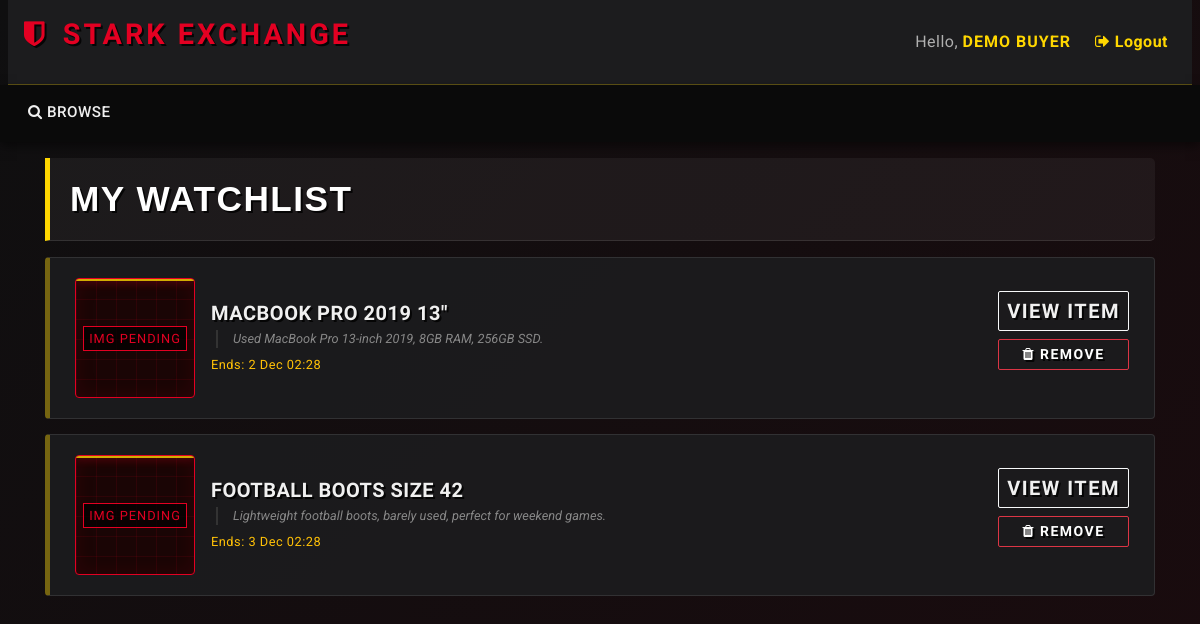
Screenshot of /mywatchlist.php (signed in) with the database file from the repository.
### tables this page shows
CREATE TABLE watchlist (
    user_id    INT NOT NULL,
    auction_id INT NOT NULL,

    PRIMARY KEY (user_id, auction_id),

    CONSTRAINT fk_watchlist_user
        FOREIGN KEY (user_id)
        REFERENCES users(user_id)
        ON DELETE CASCADE
        ON UPDATE CASCADE,

    CONSTRAINT fk_watchlist_auction
        FOREIGN KEY (auction_id)
        REFERENCES auctions(auction_id)
        ON DELETE CASCADE
        ON UPDATE CASCADE
);

CREATE TABLE items (
    item_id      INT AUTO_INCREMENT PRIMARY KEY,
    title        VARCHAR(255) NOT NULL,
    description  TEXT,
    
     
    image_path   VARCHAR(255) DEFAULT NULL, 
     

    category_id  INT NOT NULL,
    seller_id    INT NOT NULL,
    created_at   DATETIME NOT NULL DEFAULT CURRENT_TIMESTAMP,

    CONSTRAINT fk_items_category
        FOREIGN KEY (category_id)
        REFERENCES categories(category_id)
        ON DELETE RESTRICT
        ON UPDATE CASCADE,

    CONSTRAINT fk_items_seller
        FOREIGN KEY (seller_id)
        REFERENCES users(user_id)
        ON DELETE CASCADE
        ON UPDATE CASCADE
);

CREATE TABLE auctions (
    auction_id    INT AUTO_INCREMENT PRIMARY KEY,
    item_id       INT NOT NULL,
    seller_id     INT NOT NULL,
    start_price   DECIMAL(10,2) NOT NULL,
    reserve_price DECIMAL(10,2),
    start_date    DATETIME NOT NULL DEFAULT CURRENT_TIMESTAMP,
    end_date      DATETIME NOT NULL,
    winner_id     INT NULL,
    status        ENUM('pending','active','finished','cancelled')
                  NOT NULL DEFAULT 'pending',

    CONSTRAINT fk_auctions_item
        FOREIGN KEY (item_id)
        REFERENCES items(item_id)
        ON DELETE CASCADE
        ON UPDATE CASCADE,

    CONSTRAINT fk_auctions_seller
        FOREIGN KEY (seller_id)
        REFERENCES users(user_id)
        ON DELETE CASCADE
        ON UPDATE CASCADE,

    CONSTRAINT fk_auctions_winner
        FOREIGN KEY (winner_id)
        REFERENCES users(user_id)
        ON DELETE SET NULL
        ON UPDATE CASCADE
);

### utilities.php (called while the page is built, shortened)
<?php
function get_db() {
    static $conn = null;
    if ($conn === null) {
        $conn = new mysqli(DB_HOST, DB_USER, DB_PASS, DB_NAME);
        $conn->set_charset(DB_CHARSET);
    }
    return $conn;
}
function db_query($sql, $types = '', $params = []) {
    $conn = get_db();
    $stmt = $conn->prepare($sql);
    $stmt->bind_param($types, ...$params);
    if (!$stmt->execute()) {
        die('Execute failed: ' . $stmt->error);
    }
    return $stmt->get_result();
}
?>

### mywatchlist.php (the view, shortened to what this page needs)
<?php
require_once 'utilities.php';
include_once 'header.php';
$user_id = current_user_id();
$sql = "
    SELECT
        w.auction_id,
        i.item_id,
        i.title,
        i.image_path,
        i.description,
        a.end_date,  -- 新增：获取截止时间，方便显示
        a.status     -- 新增：获取状态
    FROM watchlist w
    JOIN auctions a ON w.auction_id = a.auction_id
    JOIN items i ON a.item_id = i.item_id
    WHERE w.user_id = ?
    ORDER BY a.end_date ASC
";
$result = db_query($sql, "i", [$user_id]);
?>
<div class="container">
    <h2 class="my-3 text-uppercase" style="font-family: 'Oswald', sans-serif; letter-spacing: 1px;">My Watchlist</h2>
<?php if (!$result || $result->num_rows === 0): ?>
    <div class="text-center py-5">
        <p class="text-muted mb-4">You have no items in your watchlist.</p>
        <a href="browse.php" class="btn btn-primary btn-lg">Browse Auctions</a>
    </div>
<?php else: ?>
   <ul class="list-group mb-5" style="border: none;">
        <?php while ($row = $result->fetch_assoc()):
            $item_id    = (int)$row['item_id'];
            $title      = $row['title'];
            $desc       = $row['description'];
            $end_date   = new DateTime($row['end_date']);
            $img_path = $row['image_path'] ?? null;
            $img_html = '';
            if (!empty($img_path) && file_exists("images/" . $img_path)) {
                $img_html = '<img src="images/' . $img_path . '" alt="Item" style="width: 120px; height: 120px; object-fit: cover; border-radius: 4px; border: 1px solid #333;">';
            } else {
                $img_html = '<div class="img-placeholder" style="width: 120px; height: 120px; margin: 0;"></div>';
            }
        ?>
        <li class="list-group-item d-flex align-items-center"
            style="background-color: rgba(28, 28, 30, 0.9); border: 1px solid rgba(255,255,255,0.1); margin-bottom: 10px; border-radius: 4px; border-left: 4px solid var(--color-accent);">
            <div class="mr-3">
                <?php echo $img_html; ?>
            </div>
            <div class="flex-grow-1">
                <h5 class="mb-1">
                    <a href="listing.php?item_id=<?= $item_id ?>" class="text-light" style="font-family: 'Oswald', sans-serif; letter-spacing: 0.5px;">
                        <?= htmlspecialchars($title) ?>
                    </a>
                </h5>
                <p class="mb-1 text-muted small" style="line-height: 1.4;">
                    <?php
                    $desc_short = (strlen($desc) > 120) ? substr($desc, 0, 120) . '...' : $desc;
                    echo htmlspecialchars($desc_short);
                    ?>
                </p>
                <small class="text-warning">
                    Ends: <?= $end_date->format('j M H:i') ?>
                </small>
            </div>
            <div class="text-right ml-4" style="min-width: 120px;">
                <a href="listing.php?item_id=<?= $item_id ?>"
                   class="btn btn-sm btn-outline-light btn-block mb-2">
                   View Item
                </a>
                <form method="POST" action="watchlist_funcs.php" style="display:inline;">
                    <button class="btn btn-sm btn-outline-danger btn-block" type="submit">
                        <i class="fa fa-trash"></i> Remove
                    </button>
                </form>
            </div>
        </li>
        <?php endwhile; ?>
    </ul>
<?php endif; ?>
</div>
<?php include_once 'footer.php'; ?>

### css/custom.css (style rules this page uses)
:root { --color-primary: #E30022; --color-accent: #FFD700; --color-bg-dark: #0A0A0A; --color-bg-secondary: #1C1C1E; --color-bg-input: #2D2D30; --color-text-light: #F0F0F0; --color-text-muted: #B0B0B0; }
body, html { background-color: var(--color-bg-dark) !important; background: linear-gradient(135deg, #0f0f10 0%, #1a0b0e 100%) !important; min-height: 100vh; color: var(--color-text-light) !important; font-family: 'Roboto', sans-serif !important; font-weight: 400; letter-spacing: 0.5px; }
h1, h2, h3, h4, h5, h6, .navbar-brand, .card-title, .container h2, .btn { font-family: 'Oswald', sans-serif !important; font-weight: 700; letter-spacing: 1.5px !important; text-transform: uppercase; color: white !important; text-shadow: 2px 2px 0px rgba(0,0,0,0.8) !important; margin-bottom: 15px; }
.container p.text-muted, .text-muted { font-family: 'Roboto', sans-serif !important; font-weight: 400; letter-spacing: normal; text-shadow: none !important; color: #bbb !important; }
.btn { border-radius: 2px !important; font-weight: bold; text-transform: uppercase; transition: all 0.3s ease; }
ul.list-group { border: none !important; gap: 15px; background-color: transparent !important; }
.list-group-item { background-color: rgba(28, 28, 30, 0.9) !important; border: 1px solid rgba(255, 255, 255, 0.1) !important; margin-bottom: 0 !important; border-radius: 4px; padding: 20px 25px; border-left: 5px solid rgba(255, 215, 0, 0.4) !important; position: relative; overflow: hidden; transition: all 0.3s cubic-bezier(0.25, 0.8, 0.25, 1); }
.list-group-item h5, .list-group-item a { color: var(--color-text-light) !important; font-weight: bold; text-decoration: none; font-size: 1.25rem; display: block; margin-bottom: 5px; }
.list-group-item::after { content: ""; position: absolute; top: 0; left: -100%; width: 50%; height: 100%; background: linear-gradient(to right, transparent, rgba(255, 255, 255, 0.1), transparent); transform: skewX(-25deg); transition: none; }
.container h2.my-3 { background: rgba(255, 255, 255, 0.05); padding: 20px; border-left: 5px solid var(--color-accent); border-radius: 0 5px 5px 0; font-family: 'Impact', sans-serif !important; text-transform: uppercase; letter-spacing: 1px; font-size: 2.2rem; border-bottom: 1px solid rgba(255, 255, 255, 0.1); }
.container p.text-muted { color: #888 !important; font-style: italic; border-left: 2px solid #333; padding-left: 15px; margin-left: 5px; }
.img-placeholder { width: 150px; height: 150px; flex-shrink: 0; background-color: #1a0505; background-image: linear-gradient(rgba(227, 0, 34, 0.1) 1px, transparent 1px), linear-gradient(90deg, rgba(227, 0, 34, 0.1) 1px, transparent 1px); background-size: 20px 20px; border: 1px solid var(--color-primary); display: flex; align-items: center; justify-content: center; position: relative; overflow: hidden; margin-right: 20px; border-radius: 4px; box-shadow: inset 0 0 20px rgba(227, 0, 34, 0.1); }
.img-placeholder::before { content: ""; position: absolute; top: 0; left: 0; width: 100%; height: 2px; background: var(--color-accent); box-shadow: 0 0 10px var(--color-primary); animation: stark-scan 3s infinite ease-in-out; opacity: 0.8; }
.img-placeholder::after { content: "IMG PENDING"; color: var(--color-primary); font-family: 'Oswald', sans-serif; font-size: 0.8rem; letter-spacing: 1px; background: rgba(0,0,0,0.7); padding: 2px 5px; border: 1px solid var(--color-primary); }

### rows the page displays
watchlist: items.title "MACBOOK PRO 2019 13\"", items.description "Used MacBook Pro 13-inch 2019, 8GB RAM, 256GB SSD.", auction.end_date "2 Dec 02:28"
watchlist: items.title "FOOTBALL BOOTS SIZE 42", items.description "Lightweight football boots, barely used, perfect for weekend games.", auction.end_date "3 Dec 02:28"

### other values shown
$display_name "DEMO BUYER"
